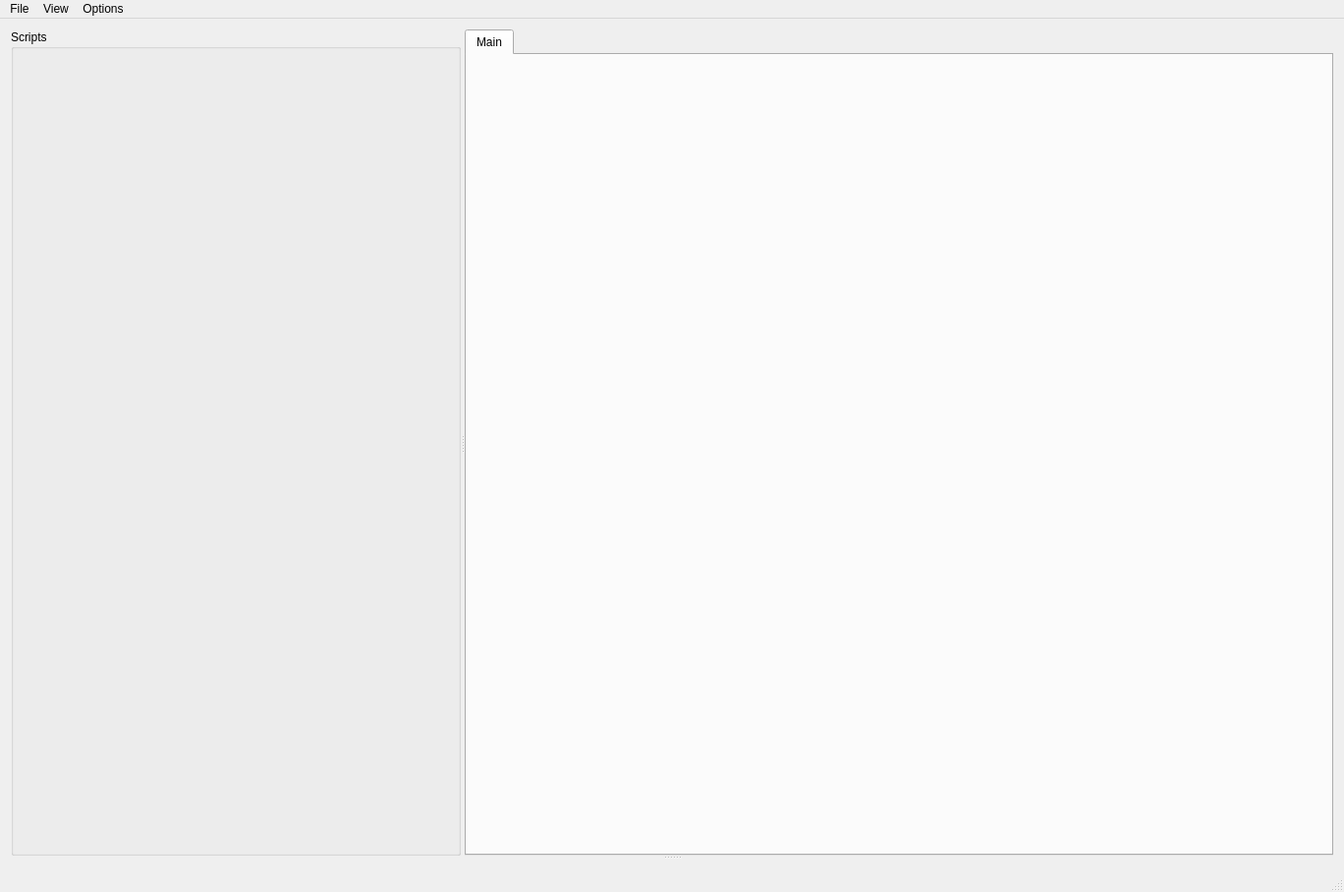
<?xml version="1.0" encoding="UTF-8"?>
<ui version="4.0">
 <class>MainWindow</class>
 <widget class="QMainWindow" name="MainWindow">
  <property name="geometry">
   <rect>
    <x>0</x>
    <y>0</y>
    <width>1368</width>
    <height>908</height>
   </rect>
  </property>
  <property name="sizePolicy">
   <sizepolicy hsizetype="Preferred" vsizetype="Maximum">
    <horstretch>0</horstretch>
    <verstretch>0</verstretch>
   </sizepolicy>
  </property>
  <property name="windowTitle">
   <string>MainWindow</string>
  </property>
  <widget class="QWidget" name="centralWidget">
   <layout class="QGridLayout" name="gridLayout">
    <item row="0" column="0">
     <widget class="QSplitter" name="main_vertical_splitter">
      <property name="orientation">
       <enum>Qt::Vertical</enum>
      </property>
      <widget class="QSplitter" name="main_horizontal_splitter">
       <property name="orientation">
        <enum>Qt::Horizontal</enum>
       </property>
       <widget class="QSplitter" name="left_vertical_splitter">
        <property name="orientation">
         <enum>Qt::Vertical</enum>
        </property>
        <widget class="QGroupBox" name="scripts_groupBox">
         <property name="title">
          <string>Scripts</string>
         </property>
         <layout class="QVBoxLayout" name="verticalLayout"/>
        </widget>
       </widget>
       <widget class="QTabWidget" name="scripts_tab_widget">
        <property name="sizePolicy">
         <sizepolicy hsizetype="Preferred" vsizetype="Preferred">
          <horstretch>0</horstretch>
          <verstretch>0</verstretch>
         </sizepolicy>
        </property>
        <property name="currentIndex">
         <number>0</number>
        </property>
        <widget class="QWidget" name="tab">
         <attribute name="title">
          <string>Main</string>
         </attribute>
        </widget>
       </widget>
      </widget>
      <widget class="QSplitter" name="bottom_splitter">
       <property name="orientation">
        <enum>Qt::Horizontal</enum>
       </property>
      </widget>
     </widget>
    </item>
   </layout>
  </widget>
  <widget class="QMenuBar" name="menuBar">
   <property name="geometry">
    <rect>
     <x>0</x>
     <y>0</y>
     <width>1368</width>
     <height>21</height>
    </rect>
   </property>
   <widget class="QMenu" name="menuFile">
    <property name="title">
     <string>File</string>
    </property>
    <addaction name="actionImport_Nodes"/>
    <addaction name="actionRe_Import_Nodes"/>
    <addaction name="actionSave_Project"/>
   </widget>
   <widget class="QMenu" name="menuView">
    <property name="title">
     <string>View</string>
    </property>
    <widget class="QMenu" name="menuFlow_Design_Style">
     <property name="title">
      <string>Flow Theme</string>
     </property>
    </widget>
    <widget class="QMenu" name="menuSave_Picture">
     <property name="title">
      <string>Save Picture</string>
     </property>
     <addaction name="actionSave_Pic_Viewport"/>
     <addaction name="actionSave_Pic_Whole_Scene_scaled"/>
    </widget>
    <addaction name="separator"/>
    <addaction name="menuFlow_Design_Style"/>
    <addaction name="menuSave_Picture"/>
   </widget>
   <widget class="QMenu" name="menuDebugging">
    <property name="title">
     <string>Options</string>
    </property>
    <widget class="QMenu" name="menuInfo_Messages">
     <property name="title">
      <string>Info Messages</string>
     </property>
     <addaction name="actionEnableInfoMessages"/>
     <addaction name="actionDisableInfoMessages"/>
    </widget>
    <addaction name="menuInfo_Messages"/>
   </widget>
   <addaction name="menuFile"/>
   <addaction name="menuView"/>
   <addaction name="menuDebugging"/>
  </widget>
  <widget class="QStatusBar" name="statusBar"/>
  <action name="actionImport_Nodes">
   <property name="text">
    <string>Import Nodes</string>
   </property>
  </action>
  <action name="actionSave_Project">
   <property name="text">
    <string>Save Project</string>
   </property>
  </action>
  <action name="actionDesignDark_Std">
   <property name="text">
    <string>Dark Std</string>
   </property>
  </action>
  <action name="actionDesignDark_Tron">
   <property name="text">
    <string>Dark Tron</string>
   </property>
  </action>
  <action name="actionEnableInfoMessages">
   <property name="text">
    <string>Enable</string>
   </property>
  </action>
  <action name="actionDisableInfoMessages">
   <property name="text">
    <string>Disable</string>
   </property>
  </action>
  <action name="actionSave_Pic_Viewport">
   <property name="text">
    <string>Save Pic - Viewport</string>
   </property>
   <property name="toolTip">
    <string>Save a picture of the current scene's viewport.
This will save exactly what you see in the same resolution.</string>
   </property>
  </action>
  <action name="actionSave_Pic_Whole_Scene_scaled">
   <property name="text">
    <string>Save Pic - Whole Scene (scaled)</string>
   </property>
   <property name="toolTip">
    <string>Saves a picture of the whole current scene. 
The more you zoomed in, the sharper the picture.
This will take a few seconds.</string>
   </property>
  </action>
  <action name="actionRe_Import_Nodes">
   <property name="text">
    <string>Re-Import Nodes</string>
   </property>
  </action>
 </widget>
 <layoutdefault spacing="6" margin="11"/>
 <resources/>
 <connections/>
</ui>
